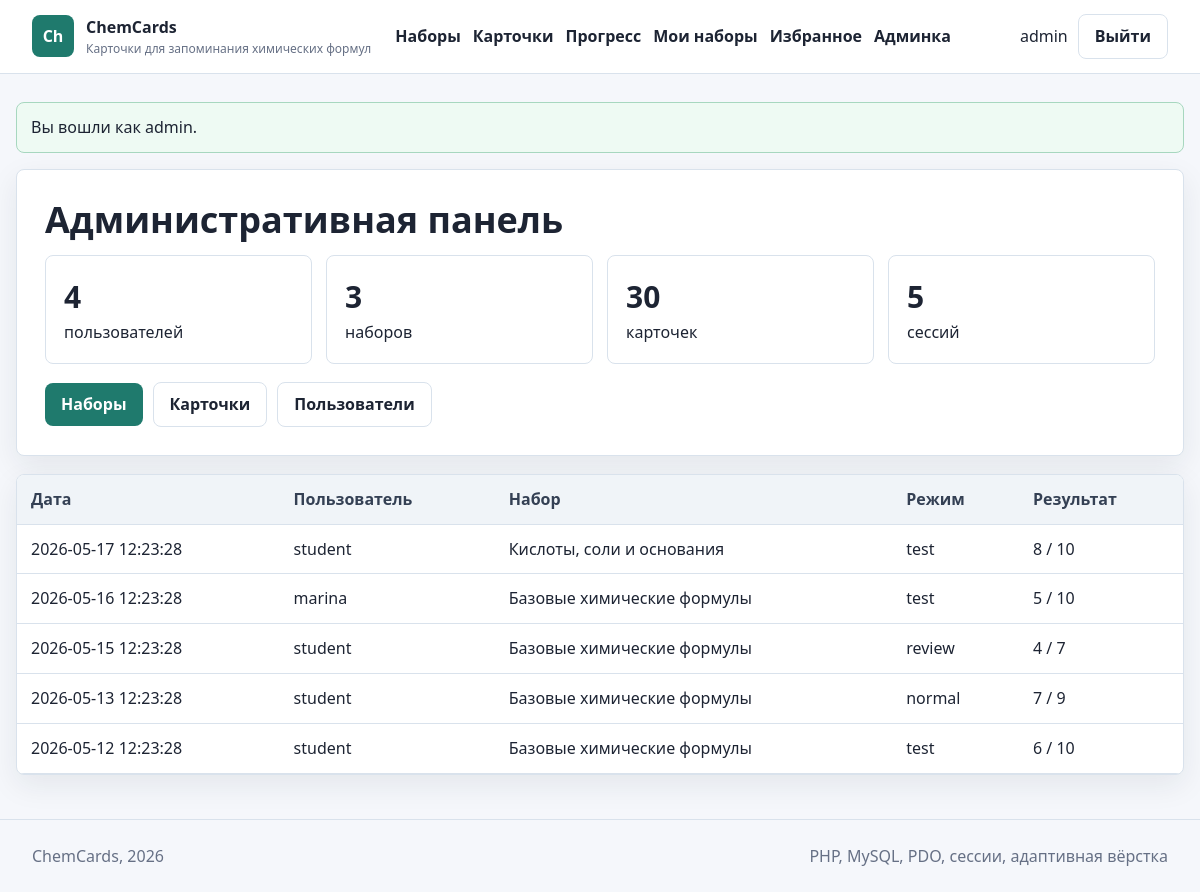
/admin/index.php (signed in), run on the app's committed database.
### tables this page shows
CREATE TABLE users (
  id INT UNSIGNED AUTO_INCREMENT PRIMARY KEY,
  username VARCHAR(50) NOT NULL UNIQUE,
  email VARCHAR(120) NOT NULL UNIQUE,
  password_hash VARCHAR(255) NOT NULL,
  role ENUM('user', 'admin') NOT NULL DEFAULT 'user',
  created_at TIMESTAMP NOT NULL DEFAULT CURRENT_TIMESTAMP
);

CREATE TABLE study_sessions (
  id INT UNSIGNED AUTO_INCREMENT PRIMARY KEY,
  user_id INT UNSIGNED NOT NULL,
  set_id INT UNSIGNED NOT NULL,
  mode ENUM('normal', 'review', 'test') NOT NULL DEFAULT 'normal',
  score INT UNSIGNED NOT NULL DEFAULT 0,
  total INT UNSIGNED NOT NULL DEFAULT 0,
  date DATETIME NOT NULL DEFAULT CURRENT_TIMESTAMP,
  INDEX idx_sessions_date (date),
  CONSTRAINT fk_sessions_user
    FOREIGN KEY (user_id) REFERENCES users(id)
    ON DELETE CASCADE,
  CONSTRAINT fk_sessions_set
    FOREIGN KEY (set_id) REFERENCES flashcard_sets(id)
    ON DELETE CASCADE
);

CREATE TABLE flashcard_sets (
  id INT UNSIGNED AUTO_INCREMENT PRIMARY KEY,
  user_id INT UNSIGNED NULL,
  name VARCHAR(120) NOT NULL,
  description TEXT NULL,
  is_public TINYINT(1) NOT NULL DEFAULT 0,
  created_at TIMESTAMP NOT NULL DEFAULT CURRENT_TIMESTAMP,
  updated_at TIMESTAMP NULL DEFAULT NULL ON UPDATE CURRENT_TIMESTAMP,
  CONSTRAINT fk_sets_user
    FOREIGN KEY (user_id) REFERENCES users(id)
    ON DELETE CASCADE
);

### includes/functions.php (called while the page is built, shortened)
<?php
require_once __DIR__ . '/db.php';
function h($value): string
{
    return htmlspecialchars((string) $value, ENT_QUOTES, 'UTF-8');
}
function app_url(string $path = ''): string
{
    return BASE_URL . '/' . ltrim($path, '/');
}
function consume_flash(): array
{
    $items = $_SESSION['flash'] ?? [];
    return $items;
}
function current_user(): ?array
{
    static $loaded = false;
    static $user = null;
    if ($loaded) {
        return $user;
    }
    $loaded = true;
    $stmt = get_pdo()->prepare('SELECT id, username, email, role, created_at FROM users WHERE id = ?');
    $stmt->execute([$_SESSION['user_id']]);
    $user = $stmt->fetch() ?: null;
    return $user;
}
function is_logged_in(): bool
{
    return current_user() !== null;
}
function is_admin(): bool
{
    $user = current_user();
    return $user && $user['role'] === 'admin';
}
function require_login(): void
{
    if (!is_logged_in()) {
        flash('warning', 'Войдите в аккаунт, чтобы открыть этот раздел.');
        redirect('login.php');
    }
}
function require_admin(): void
{
    require_login();
}

### includes/db.php (called while the page is built, shortened)
<?php
function get_pdo(): PDO
{
    static $pdo = null;
    if ($pdo instanceof PDO) {
        return $pdo;
    }
    $dsn = 'mysql:host=' . DB_HOST . ';dbname=' . DB_NAME . ';charset=utf8mb4';
    $pdo = new PDO($dsn, DB_USER, DB_PASS, [
        PDO::ATTR_ERRMODE => PDO::ERRMODE_EXCEPTION,
        PDO::ATTR_DEFAULT_FETCH_MODE => PDO::FETCH_ASSOC,
        PDO::ATTR_EMULATE_PREPARES => false,
    ]);
    return $pdo;
}

### admin/index.php (the view, shortened to what this page needs)
<?php
require_once __DIR__ . '/../includes/functions.php';
require_admin();
$pdo = get_pdo();
$stats = [
    'users' => (int) $pdo->query('SELECT COUNT(*) FROM users')->fetchColumn(),
    'sets' => (int) $pdo->query('SELECT COUNT(*) FROM flashcard_sets')->fetchColumn(),
    'cards' => (int) $pdo->query('SELECT COUNT(*) FROM flashcards')->fetchColumn(),
    'sessions' => (int) $pdo->query('SELECT COUNT(*) FROM study_sessions')->fetchColumn(),
];
$sessions = $pdo->query(
    'SELECT ss.*, u.username, s.name AS set_name
     FROM study_sessions ss
     JOIN users u ON u.id = ss.user_id
     JOIN flashcard_sets s ON s.id = ss.set_id
     ORDER BY ss.date DESC
     LIMIT 10'
)->fetchAll();
include __DIR__ . '/../includes/header.php';
?>
<section class="panel">
    <h1>Административная панель</h1>
    <div class="stats">
        <div class="stat"><strong><?= h((string) $stats['users']) ?></strong><span>пользователей</span></div>
        <div class="stat"><strong><?= h((string) $stats['sets']) ?></strong><span>наборов</span></div>
        <div class="stat"><strong><?= h((string) $stats['cards']) ?></strong><span>карточек</span></div>
        <div class="stat"><strong><?= h((string) $stats['sessions']) ?></strong><span>сессий</span></div>
    </div>
    <div class="actions" style="margin-top: 18px;">
        <a class="button" href="<?= h(app_url('admin/sets.php')) ?>">Наборы</a>
        <a class="button ghost" href="<?= h(app_url('admin/cards.php')) ?>">Карточки</a>
        <a class="button ghost" href="<?= h(app_url('admin/users.php')) ?>">Пользователи</a>
    </div>
</section>
<section class="table-wrap" style="margin-top: 18px;">
    <table>
        <thead>
        <tr>
            <th>Дата</th>
            <th>Пользователь</th>
            <th>Набор</th>
            <th>Режим</th>
            <th>Результат</th>
        </tr>
        </thead>
        <tbody>
        <?php foreach ($sessions as $session): ?>
            <tr>
                <td><?= h($session['date']) ?></td>
                <td><?= h($session['username']) ?></td>
                <td><?= h($session['set_name']) ?></td>
                <td><?= h($session['mode']) ?></td>
                <td><?= h((string) $session['score']) ?> / <?= h((string) $session['total']) ?></td>
            </tr>
        <?php endforeach; ?>
        </tbody>
    </table>
</section>
<?php include __DIR__ . '/../includes/footer.php'; ?>

### includes/header.php (shortened to what this page needs)
<?php
$user = current_user();
?>
<!doctype html>
<html lang="ru">
<head>
    <link rel="stylesheet" href="<?= h(app_url('css/style.css')) ?>">
</head>
<body>
<header class="topbar">
    <a class="brand" href="<?= h(app_url('index.php')) ?>">
        <span class="brand-mark">Ch</span>
        <span>
            <strong><?= h(APP_NAME) ?></strong>
            <small><?= h(APP_SUBTITLE) ?></small>
        </span>
    </a>
    <nav class="nav">
        <a href="<?= h(app_url('sets.php')) ?>">Наборы</a>
        <a href="<?= h(app_url('cards.php')) ?>">Карточки</a>
        <a href="<?= h(app_url('stats.php')) ?>">Прогресс</a>
        <?php if ($user): ?>
            <a href="<?= h(app_url('my_sets.php')) ?>">Мои наборы</a>
            <a href="<?= h(app_url('favorites.php')) ?>">Избранное</a>
        <?php endif; ?>
        <?php if (is_admin()): ?>
            <a href="<?= h(app_url('admin/index.php')) ?>">Админка</a>
        <?php endif; ?>
    </nav>
    <div class="account">
        <?php if ($user): ?>
            <span><?= h($user['username']) ?></span>
            <a class="button ghost" href="<?= h(app_url('logout.php')) ?>">Выйти</a>
        <?php else: ?>
            <a class="button ghost" href="<?= h(app_url('login.php')) ?>">Войти</a>
            <a class="button" href="<?= h(app_url('register.php')) ?>">Регистрация</a>
        <?php endif; ?>
    </div>
</header>
<main class="container">
    <?php foreach (consume_flash() as $item): ?>
        <div class="alert <?= h($item['type']) ?>"><?= h($item['message']) ?></div>
    <?php endforeach; ?>

### css/style.css (style rules this page uses)
:root { --bg: #f5f7fb; --surface: #ffffff; --surface-soft: #eef5f2; --ink: #1d2433; --muted: #667085; --line: #d9e2ec; --primary: #1f7a6d; --primary-dark: #155f54; --accent: #b64b2a; --warning: #a56b00; --danger: #b42318; --success: #157347; --shadow: 0 10px 30px rgba(22, 34, 51, 0.08); }
* { box-sizing: border-box; }
body { margin: 0; background: var(--bg); color: var(--ink); font-family: "Segoe UI", Arial, sans-serif; line-height: 1.55; }
a { color: var(--primary); text-decoration: none; }
.topbar { position: sticky; top: 0; z-index: 10; display: flex; align-items: center; gap: 24px; padding: 14px 32px; background: rgba(255, 255, 255, 0.94); border-bottom: 1px solid var(--line); backdrop-filter: blur(12px); }
.brand { display: flex; align-items: center; gap: 12px; min-width: 240px; color: var(--ink); }
.brand-mark { display: grid; width: 42px; height: 42px; place-items: center; border-radius: 8px; background: var(--primary); color: #ffffff; font-weight: 800; }
.brand small { display: block; color: var(--muted); font-size: 12px; }
.nav { display: flex; flex: 1; flex-wrap: wrap; gap: 12px; }
.nav a { color: var(--ink); font-weight: 600; }
.account { display: flex; align-items: center; gap: 10px; white-space: nowrap; }
.container { width: min(1180px, calc(100% - 32px)); margin: 28px auto 44px; }
.panel, .card, .table-wrap, .form-panel { background: var(--surface); border: 1px solid var(--line); border-radius: 8px; box-shadow: var(--shadow); }
.panel { padding: 28px; }
h1, h2, h3 { margin: 0 0 14px; line-height: 1.2; }
h1 { font-size: 36px; }
.actions, .inline-actions { display: flex; flex-wrap: wrap; gap: 10px; align-items: center; }
.button, button, input[type="submit"] { display: inline-flex; min-height: 40px; align-items: center; justify-content: center; gap: 8px; border: 0; border-radius: 8px; padding: 9px 16px; background: var(--primary); color: #ffffff; font: inherit; font-weight: 700; cursor: pointer; }
.button.ghost, button.ghost { border: 1px solid var(--line); background: #ffffff; color: var(--ink); }
.table-wrap { overflow-x: auto; }
table { width: 100%; border-collapse: collapse; min-width: 700px; }
th, td { padding: 12px 14px; border-bottom: 1px solid var(--line); text-align: left; vertical-align: top; }
th { background: #f0f4f8; color: #344054; }
.alert { margin-bottom: 16px; border-radius: 8px; padding: 12px 14px; border: 1px solid var(--line); background: #ffffff; }
.alert.success { border-color: #a7d7bf; background: #eefaf3; }
.stats { display: grid; grid-template-columns: repeat(auto-fit, minmax(180px, 1fr)); gap: 14px; }
.stat { padding: 18px; border-radius: 8px; background: #ffffff; border: 1px solid var(--line); }
.stat strong { display: block; font-size: 30px; }

### data on the page
users: username "admin"
study_sessions: date "2026-05-17 12:23:28", user.username "student", set.name "Кислоты, соли и основания", mode "test", score "8", total "10"
study_sessions: date "2026-05-16 12:23:28", user.username "marina", set.name "Базовые химические формулы", mode "test", score "5", total "10"
study_sessions: date "2026-05-15 12:23:28", user.username "student", set.name "Базовые химические формулы", mode "review", score "4", total "7"
study_sessions: date "2026-05-13 12:23:28", user.username "student", set.name "Базовые химические формулы", mode "normal", score "7", total "9"
study_sessions: date "2026-05-12 12:23:28", user.username "student", set.name "Базовые химические формулы", mode "test", score "6", total "10"

### other printed values
APP_NAME "ChemCards"
APP_SUBTITLE "Карточки для запоминания химических формул"
$item['message'] "Вы вошли как admin."
$stats['users'] "4"
$stats['sets'] "3"
$stats['cards'] "30"
$stats['sessions'] "5"
